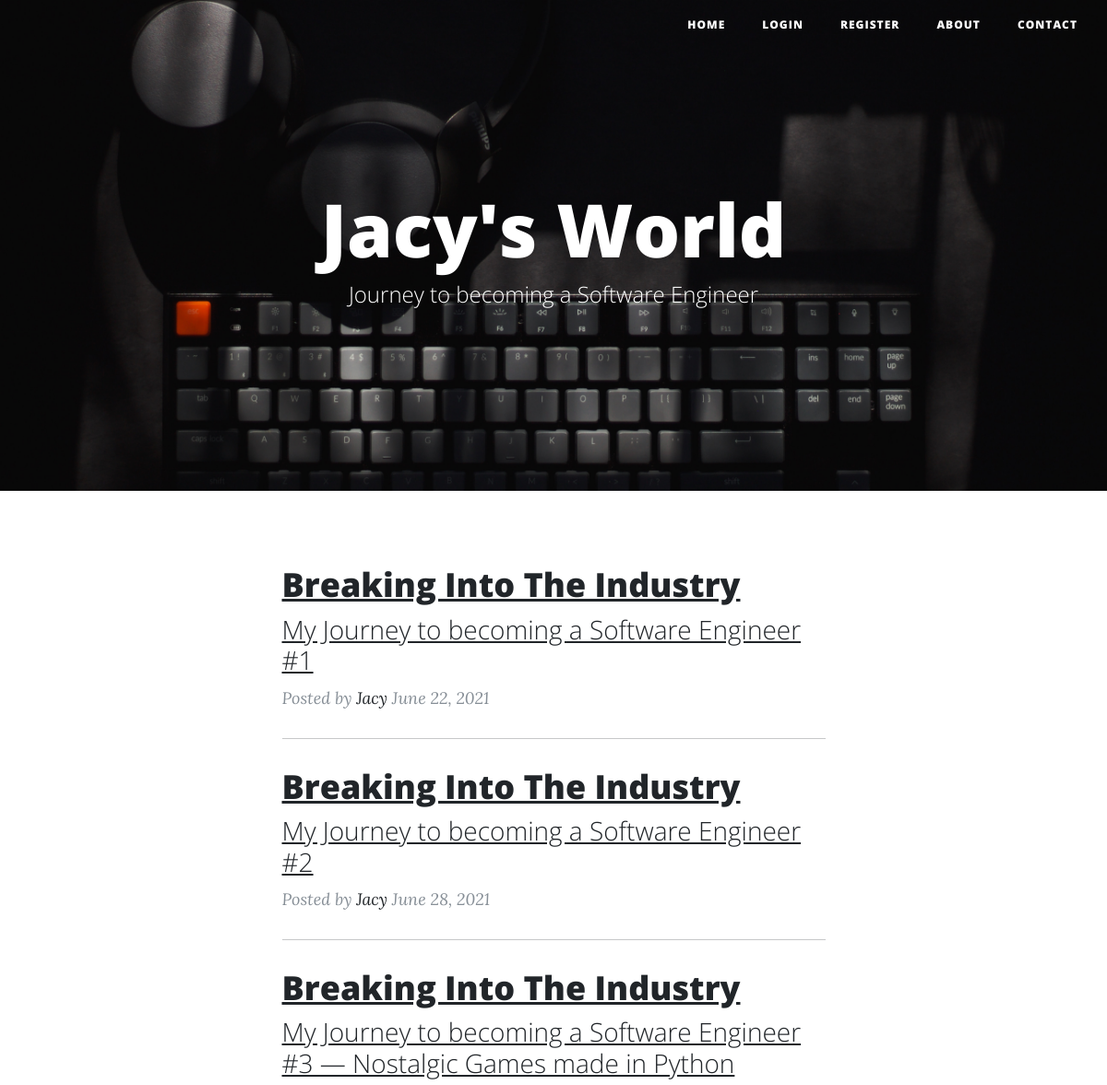
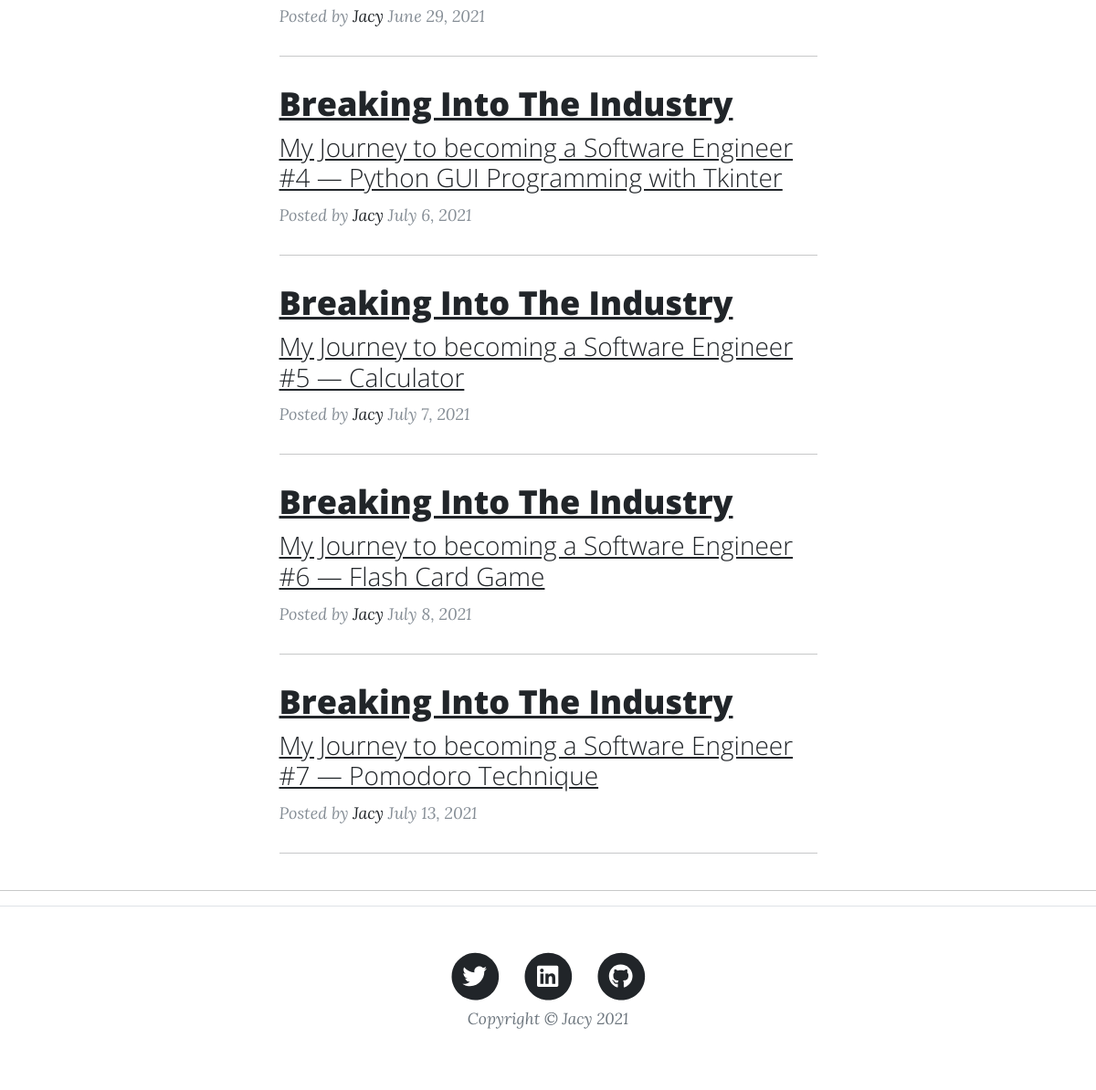
The page / on the database its author committed (2 pictures, top to bottom).
### server.py (models this page shows, shortened)
class BlogPost(db.Model, Base):
    __tablename__ = 'blog_posts'
    id = Column(Integer, primary_key=True)
    author_id = Column(Integer, ForeignKey('users.id'))
    author = relationship("User", back_populates="posts")
    title = Column(String(250), unique=False, nullable=False)
    subtitle = Column(String(250), nullable=False)
    date = Column(String(250), nullable=False)
    body = Column(Text, nullable=False)
    img_url = Column(String(250), nullable=False)
    comments = relationship("Comment", back_populates="blog_post")

class User(UserMixin, db.Model, Base):
    __tablename__ = 'users'
    id = Column(Integer, primary_key=True)
    email = Column(String(100), unique=True)
    password = Column(String(100))
    name = Column(String(1000))
    posts = relationship("BlogPost", back_populates="author")
    comments = relationship("Comment", back_populates="comment_author")

### server.py (the view)
@app.route('/')
def get_all_posts():
    all_posts = BlogPost.query.all()
    return render_template("index.html", all_posts=all_posts, user=current_user)

### templates/index.html (shortened to what this page needs)
<!DOCTYPE html>
<html lang="en">
    <body>
    {% include "header.html" %}
        <header class="masthead" style="background-image: url('static/assets/img/home-bg.jpg')">
            <div class="container position-relative px-4 px-lg-5">
                <div class="row gx-4 gx-lg-5 justify-content-center">
                    <div class="col-md-10 col-lg-8 col-xl-7">
                        <div class="site-heading">
                            <h1>Jacy's World</h1>
                            <span class="subheading">Journey to becoming a Software Engineer</span>
                        </div>
                    </div>
                </div>
            </div>
        </header>
        <div class="container px-4 px-lg-5">
            <div class="row gx-4 gx-lg-5 justify-content-center">
                <div class="col-md-10 col-lg-8 col-xl-7">
                    {% for blog_post in all_posts %}
                    <div class="post-preview">
                        <a href="{{ url_for('show_post', blog_id=blog_post['id']) }}">
                            <h2 class="post-title">{{ blog_post.title }}</h2>
                            <h3 class="post-subtitle">{{ blog_post.subtitle }}</h3>
                        </a>
                        <p class="post-meta">
                            Posted by
                            <a href="{{ url_for('get_all_posts') }}">{{ blog_post.author.name }}</a>
                            {{ blog_post.date }}
                        </p>
                    </div>
                    <hr class="my-4" />
                    {% endfor %}
                  </div>
                </div>
              </div>
              <hr>
    {% include "footer.html" %}
    </body>
</html>

### templates/header.html (shortened to what this page needs)
<!DOCTYPE html>
<html lang="en">
<head>
        <link href="https://cdn.jsdelivr.net/npm/bootstrap@5.0.2/dist/css/bootstrap.min.css" rel="stylesheet">
        <link href="{{ url_for('static', filename='css/clean-blog.min.css') }}" rel="stylesheet"/>
</head>
<body>
        <nav class="navbar navbar-expand-lg navbar-light fixed-top" id="mainNav">
            <div class="container-fluid">
                <a class="navbar-brand" href="{{url_for('get_all_posts')}}"></a>
                <div class="collapse navbar-collapse" id="navbarResponsive">
                    <ul class="navbar-nav ms-auto">
                        <li class="nav-item"><a class="nav-link active" aria-current="page" href="{{ url_for('get_all_posts') }}">Home</a></li>
                        {% if not current_user.is_authenticated %}
                            <li class="nav-item"><a class="nav-link" href="{{ url_for('login') }}">Login</a></li>
                            <li class="nav-item"><a class="nav-link" href="{{ url_for('register') }}">Register</a>
                        <li class="nav-item"><a class="nav-link active" aria-current="page" href="{{ url_for('about') }}">About</a></li>
                        <li class="nav-item"><a class="nav-link active" aria-current="page" href="{{ url_for('contact') }}">Contact</a></li>
                        {% endif %}
                    </ul>
                </div>
            </div>
        </nav>
</body>
</html>

### templates/footer.html (shortened to what this page needs)
<!DOCTYPE html>
<html lang="en">
<head>
</head>
<body>
        <footer class="border-top">
            <div class="container px-4 px-lg-5">
                <div class="row gx-4 gx-lg-5 justify-content-center">
                    <div class="col-md-10 col-lg-8 col-xl-7">
                        <ul class="list-inline text-center">
                            <li class="list-inline-item">
                                <a href="https://twitter.com/jacyespinosa">
                                    <span class="fa-stack fa-lg">
                                        <i class="fas fa-circle fa-stack-2x"></i>
                                        <i class="fab fa-twitter fa-stack-1x fa-inverse"></i>
                                    </span>
                                </a>
                            </li>
                            <li class="list-inline-item">
                                <a href="https://www.linkedin.com/in/jacy-mae-espinosa-7b09381b3/">
                                    <span class="fa-stack fa-lg">
                                        <i class="fas fa-circle fa-stack-2x"></i>
                                        <i class="fab fa-linkedin fa-stack-1x fa-inverse"></i>
                                    </span>
                                </a>
                            </li>
                            <li class="list-inline-item">
                                <a href="https://github.com/jacyespinosa">
                                    <span class="fa-stack fa-lg">
                                        <i class="fas fa-circle fa-stack-2x"></i>
                                        <i class="fab fa-github fa-stack-1x fa-inverse"></i>
                                    </span>
                                </a>
                            </li>
                        </ul>
                        <div class="small text-center text-muted fst-italic">Copyright &copy; Jacy 2021</div>
                    </div>
                </div>
            </div>
        </footer>
</body>
</html>

### rows shown on the page
BlogPost: title "Breaking Into The Industry", subtitle "My Journey to becoming a Software Engineer #1", author.name "Jacy", date "June 22, 2021"
BlogPost: title "Breaking Into The Industry", subtitle "My Journey to becoming a Software Engineer #2", author.name "Jacy", date "June 28, 2021"
BlogPost: title "Breaking Into The Industry", subtitle "My Journey to becoming a Software Engineer #3 — Nostalgic Games made in Python", author.name "Jacy", date "June 29, 2021"
BlogPost: title "Breaking Into The Industry", subtitle "My Journey to becoming a Software Engineer #4 — Python GUI Programming with Tkinter", author.name "Jacy", date "July 6, 2021"
BlogPost: title "Breaking Into The Industry", subtitle "My Journey to becoming a Software Engineer #5 — Calculator", author.name "Jacy", date "July 7, 2021"
BlogPost: title "Breaking Into The Industry", subtitle "My Journey to becoming a Software Engineer #6 — Flash Card Game", author.name "Jacy", date "July 8, 2021"
BlogPost: title "Breaking Into The Industry", subtitle "My Journey to becoming a Software Engineer #7 — Pomodoro Technique", author.name "Jacy", date "July 13, 2021"
